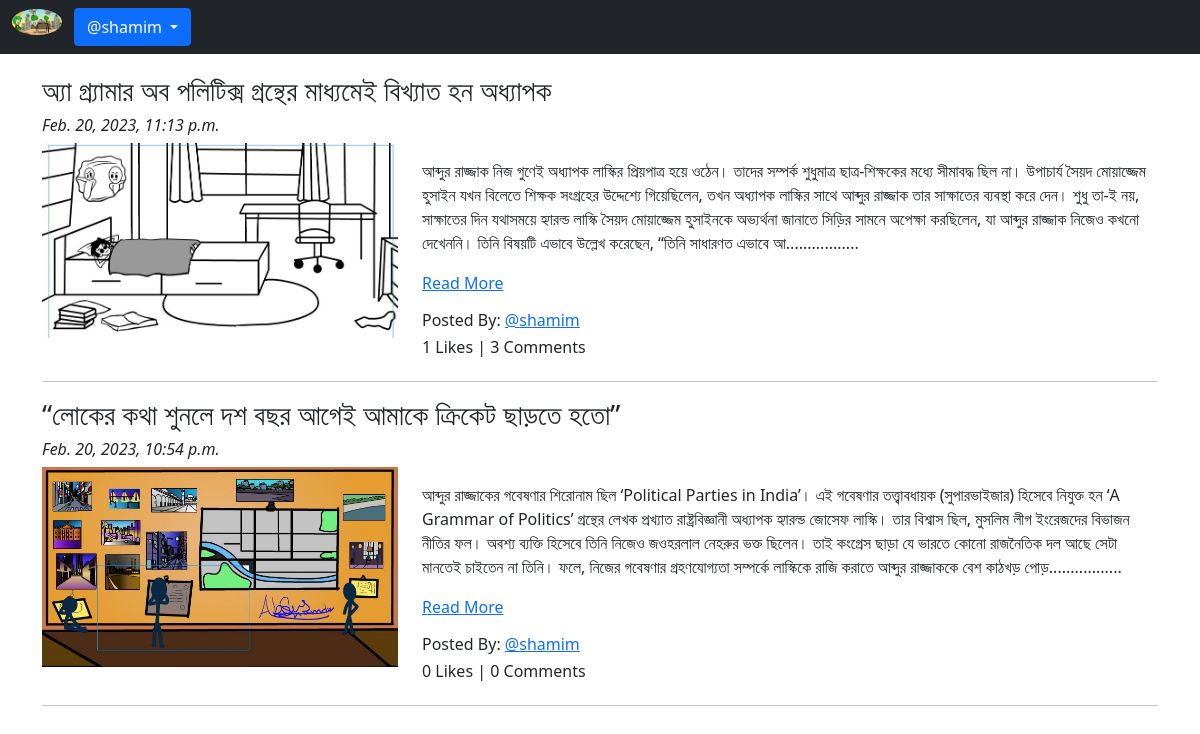
Page /blog/ (signed in) on the committed database.
### App_Blog/models.py (models this page shows, shortened)
class Blog(models.Model):
    author = models.ForeignKey(User, on_delete=models.CASCADE, related_name='post_author')
    blog_title = models.CharField(max_length=264, verbose_name='Put a title')
    slug = models.SlugField(allow_unicode=True, unique=True, max_length=264, null=True, blank=True)
    blog_content = models.TextField(verbose_name='What is on your mind')
    blog_image = models.ImageField(upload_to='blog_images', verbose_name='Image')
    publish_date = models.DateTimeField(auto_now_add=True)
    update_date = models.DateTimeField(auto_now=True)
    class Meta:
        ordering = ['-publish_date']

### App_Blog/views.py (the view)
# urls.py: path('', views.BlogList.as_view(), name='blog_list'),
class BlogList(ListView):
    context_object_name = 'blogs'
    model = Blog
    template_name = 'App_Blog/blog_list.html'

### App_Blog/templatetags/custom_filters.py (called while the page is built)
def range_filter(value):
    return value[0:500] + "................."

### templates/App_Blog/blog_list.html (shortened to what this page needs)
{% extends 'base.html' %}
{% load custom_filters %}
{% block body_block %}
    {% for blog in blogs %}
       <h3>{{ blog.blog_title }}</h3>
       <h6><i>{{ blog.publish_date }}</i></h6>
        <div class="row">
        <div class="col-sm-4">
            <img src="/media/{{ blog.blog_image }}" alt="{{ blog.blog_title }}" title="{{ blog.blog_title }}" width="100%">
        </div>
        <div class="col-sm-8">
            <p>{{ blog.blog_content|range_filter|linebreaks }} <a href="{% url 'App_Blog:blog_details' slug=blog.slug %}"> Read More</a></p>
            <h6> Posted By: <a href="#">@{{blog.author}}</a> </h6>
            <h6>{{ blog.liked_blog.count }} Likes | {{ blog.blog_comment.count }} Comments</h6>
        </div>
        </div>
        <hr>
    {% endfor %}
{% endblock %}

### templates/base.html (shortened to what this page needs)
<!DOCTYPE html>
<html lang="en">
<head>
    <link href="https://cdn.jsdelivr.net/npm/bootstrap@5.0.2/dist/css/bootstrap.min.css" rel="stylesheet">
    <link href="https://maxcdn.bootstrapcdn.com/font-awesome/4.7.0/css/font-awesome.min.css" rel="stylesheet">
</head>
<body>
    <nav class="navbar navbar-expand-sm bg-dark navbar-dark">
        <ul class="navbar-nav">
            <li class="nav-item">
                <div class="container-fluid">
                    <a class="nav-item-active" href="{% url 'Index' %}"><img src="/media/profile_pics/logo.png" width="50px" class="rounded-circle"></a>
                </div>
            </li>
            {% if user.is_authenticated %}
            <div class=" dropdown">
                <a class="btn btn-primary dropdown-toggle" href="#" data-bs-toggle="dropdown">
                    @{{ user.username }}
                </a>
            </div>
            {% endif %}
        </ul>
    </nav>
    <div class="container" style="padding-top: 20px">
        {% block body_block %}
        {% endblock %}
    </div>
</body>
</html>

### rows in the picture
Blog: blog_title "অ্যা গ্র্যামার অব পলিটিক্স গ্রন্থের মাধ্যমেই বিখ্যাত হন অধ্যাপক", publish_date "Feb. 20, 2023, 11:13 p.m.", blog_image (picture), blog_content|range_filter "আব্দুর রাজ্জাক নিজ গুণেই অধ্যাপক লাস্কির প্রিয়পাত্র হয়ে ওঠেন। তাদের সম্পর্ক শুধুমাত্র ছাত্র-শিক্ষকের মধ্যে সীমাবদ্ধ ছিল না। উপাচার্য সৈয়দ মোয়াজ্জেম হুসাইন যখন বিলেতে শিক্ষক সংগ্রহের উদ্দেশ্যে গিয়েছিলেন, তখন অধ্যাপক লাস্কির সাথে আব্দুর রাজ্জাক তার সাক্ষাতের ব্যবস্থা করে দেন। শুধু তা-ই নয়, সাক্ষাতের দিন যথাসময়ে হ্যারল্ড লাস্কি সৈয়দ মোয়াজ্জেম হুসাইনকে অভ্যর্থনা জানাতে সিড়ির সামনে অপেক্ষা করছিলেন, যা আব্দুর রাজ্জাক নিজেও কখনো দেখেননি। তিনি বিষয়টি এভাবে উল্লেখ করেছেন, “তিনি সাধারণত এভাবে আ.................", author "shamim", liked_blog.count "1", blog_comment.count "3"
Blog: blog_title "“লোকের কথা শুনলে দশ বছর আগেই আমাকে ক্রিকেট ছাড়তে হতো”", publish_date "Feb. 20, 2023, 10:54 p.m.", blog_image (picture), blog_content|range_filter "আব্দুর রাজ্জাকের গবেষণার শিরোনাম ছিল ‘Political Parties in India’। এই গবেষণার তত্ত্বাবধায়ক (সুপারভাইজার) হিসেবে নিযুক্ত হন ‘A Grammar of Politics’ গ্রন্থের লেখক প্রখ্যাত রাষ্ট্রবিজ্ঞানী অধ্যাপক হ্যারল্ড জোসেফ লাস্কি। তার বিশ্বাস ছিল, মুসলিম লীগ ইংরেজদের বিভাজন নীতির ফল। অবশ্য ব্যক্তি হিসেবে তিনি নিজেও জওহরলাল নেহরুর ভক্ত ছিলেন। তাই কংগ্রেস ছাড়া যে ভারতে কোনো রাজনৈতিক দল আছে সেটা মানতেই চাইতেন না তিনি। ফলে, নিজের গবেষণার গ্রহণযোগ্যতা সম্পর্কে লাস্কিকে রাজি করাতে আব্দুর রাজ্জাককে বেশ কাঠখড় পোড়.................", author "shamim", liked_blog.count "0", blog_comment.count "0"

### other values in the picture
{{ user.username }} "shamim"
